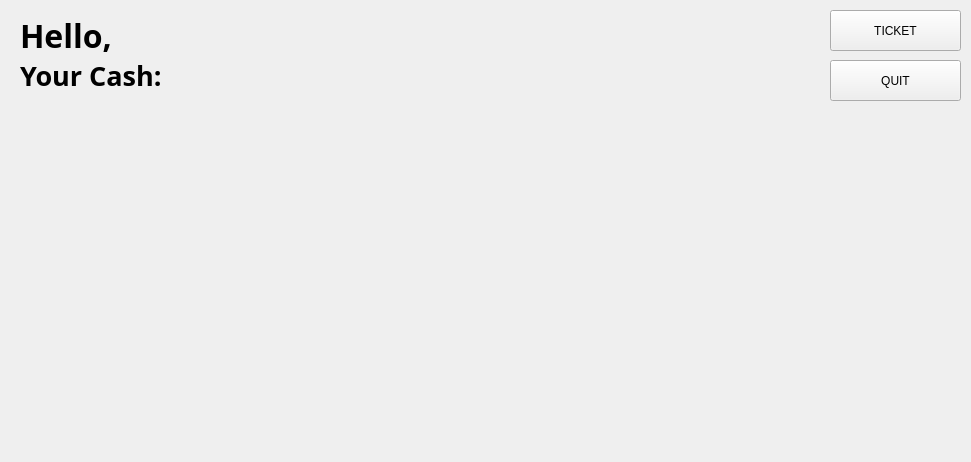
<?xml version="1.0" encoding="UTF-8"?>
<ui version="4.0">
 <class>userUI</class>
 <widget class="QWidget" name="userUI">
  <property name="geometry">
   <rect>
    <x>0</x>
    <y>0</y>
    <width>971</width>
    <height>462</height>
   </rect>
  </property>
  <property name="windowTitle">
   <string>Minor Cineprex</string>
  </property>
  <widget class="QLabel" name="greeting">
   <property name="geometry">
    <rect>
     <x>20</x>
     <y>15</y>
     <width>371</width>
     <height>41</height>
    </rect>
   </property>
   <property name="font">
    <font>
     <family>Bahnschrift SemiBold</family>
     <pointsize>24</pointsize>
     <weight>75</weight>
     <bold>true</bold>
    </font>
   </property>
   <property name="text">
    <string>Hello, </string>
   </property>
  </widget>
  <widget class="QLabel" name="cash">
   <property name="geometry">
    <rect>
     <x>20</x>
     <y>60</y>
     <width>351</width>
     <height>31</height>
    </rect>
   </property>
   <property name="font">
    <font>
     <family>Bahnschrift SemiBold</family>
     <pointsize>20</pointsize>
     <weight>75</weight>
     <bold>true</bold>
    </font>
   </property>
   <property name="text">
    <string>Your Cash:</string>
   </property>
  </widget>
  <widget class="QLabel" name="rank">
   <property name="geometry">
    <rect>
     <x>20</x>
     <y>100</y>
     <width>131</width>
     <height>31</height>
    </rect>
   </property>
   <property name="text">
    <string/>
   </property>
  </widget>
  <widget class="QLabel" name="label">
   <property name="geometry">
    <rect>
     <x>0</x>
     <y>0</y>
     <width>971</width>
     <height>651</height>
    </rect>
   </property>
   <property name="text">
    <string/>
   </property>
   <property name="pixmap">
    <pixmap>userBG.jpg</pixmap>
   </property>
  </widget>
  <widget class="QPushButton" name="ticketButton">
   <property name="geometry">
    <rect>
     <x>830</x>
     <y>10</y>
     <width>131</width>
     <height>41</height>
    </rect>
   </property>
   <property name="text">
    <string>TICKET</string>
   </property>
  </widget>
  <widget class="QPushButton" name="quitButton">
   <property name="geometry">
    <rect>
     <x>830</x>
     <y>60</y>
     <width>131</width>
     <height>41</height>
    </rect>
   </property>
   <property name="text">
    <string>QUIT</string>
   </property>
  </widget>
  <zorder>label</zorder>
  <zorder>greeting</zorder>
  <zorder>cash</zorder>
  <zorder>rank</zorder>
  <zorder>ticketButton</zorder>
  <zorder>quitButton</zorder>
 </widget>
 <resources/>
 <connections/>
</ui>
